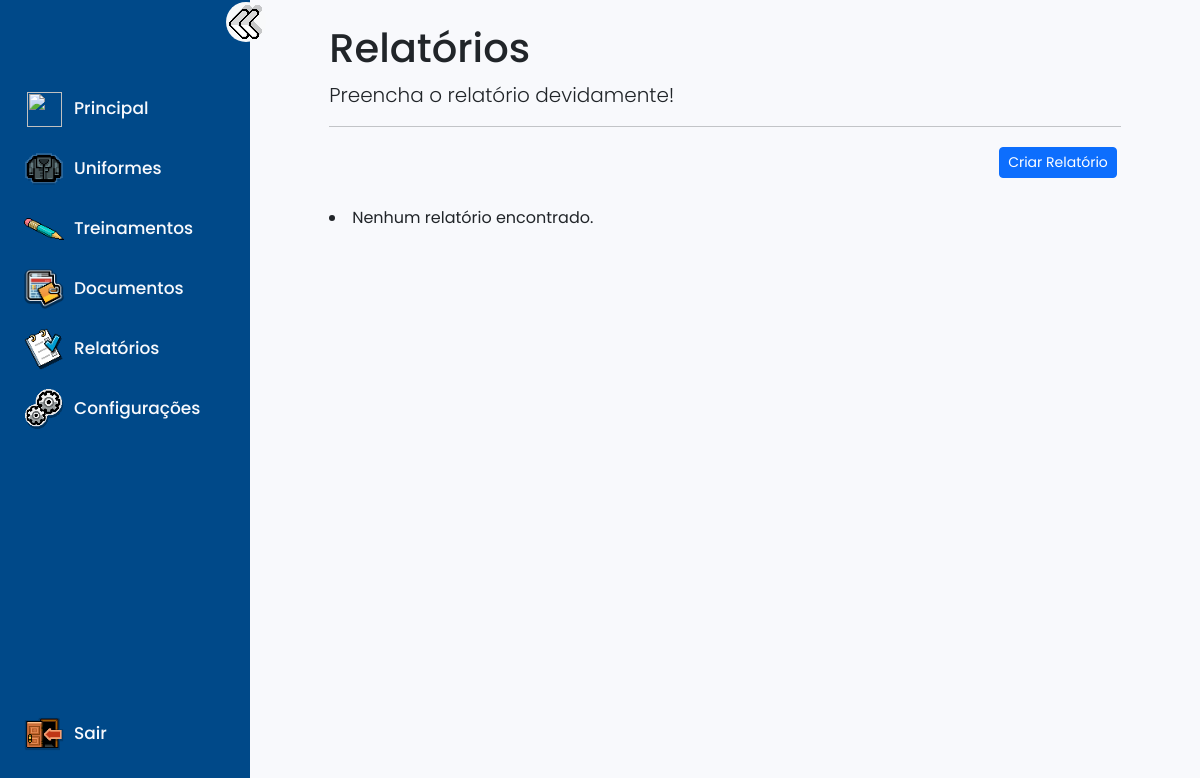
/paginas/relatórios/ (signed in), run on an earlier commit of the app's database.
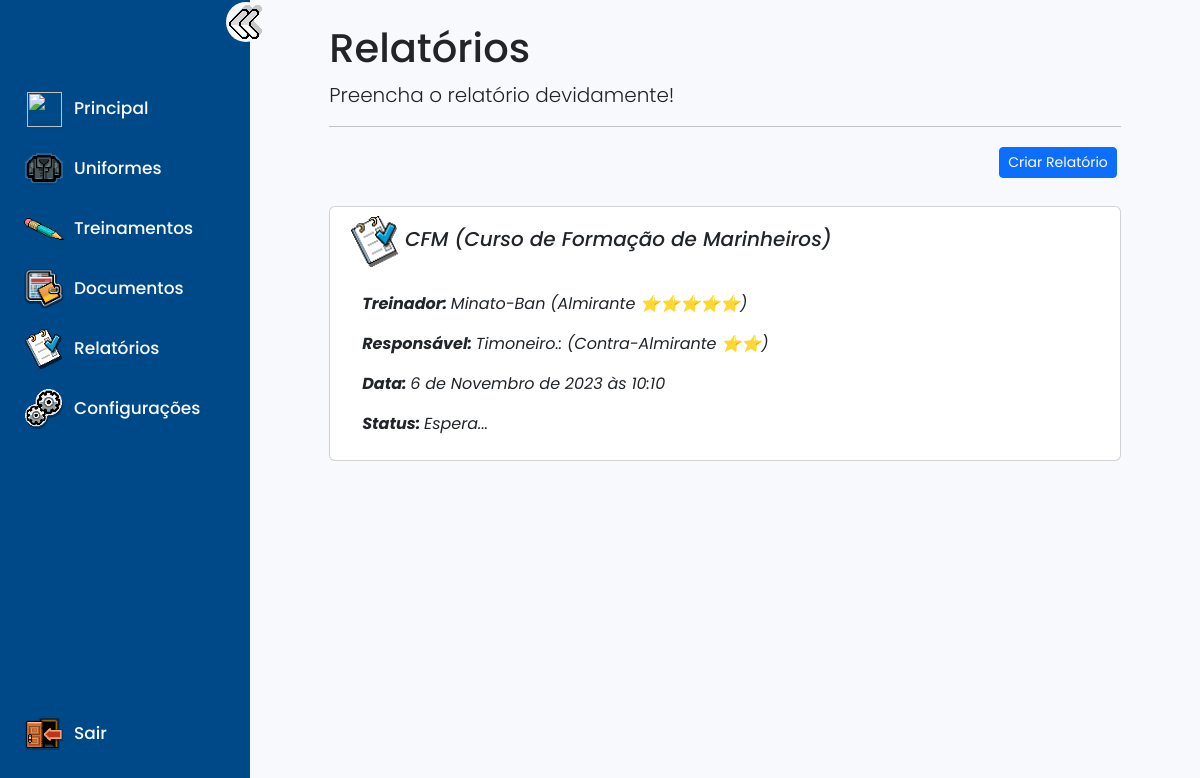
And on a later commit of the database.
### relatorios/models.py (models this page shows, shortened)
class Relatorios(models.Model):
    SALA = (
        ('CI', 'CI'),
        ('Sala [1]', 'Sala [1]'),
        ('Sala [2]', 'Sala [2]'),
    )
    STATUS = (
        ('Espera...', 'Espera...'),
        ('Aprovado', 'Aprovado'),
        ('Rejeitado', 'Rejeitado'),
    )
    treinamento = models.ForeignKey(Treinamentos, on_delete=models.CASCADE,related_name="treinamento", verbose_name=("Treinamento"), null=True)
    sala = models.CharField(choices=SALA, default='CI', max_length=50, null=True)
    responsavel = models.ForeignKey(CustomUser, on_delete=models.CASCADE,related_name="relatorios_responsavel", limit_choices_to={'groups__name': 'oficial'}, verbose_name=("Responsável pelo treinamento"), null=True)
    data1 = models.CharField(("Início"),max_length=50, null=True)
    treinador = models.ForeignKey(CustomUser, on_delete=models.CASCADE,related_name="relatorios_treinador", verbose_name=("Treinador"), null=True)
    aprovados = models.TextField(max_length=50, null=True)
    reprovados = models.TextField(max_length=50, null=True)
    data2 = models.CharField(("Fim"),max_length=50, null=True)
    observações = models.TextField(max_length=50, null=True)
    data_preenchimento = models.DateTimeField( blank=True)
    status = models.CharField(choices=STATUS,default='Espera...', max_length=50,blank=True, null=True)

### treinamentos/models.py (models this page shows)
class Treinamentos(models.Model):
    titulo = models.TextField(verbose_name='Título', null=True, blank=True)
    topico1 = models.TextField(verbose_name='Tópico-1', null=True, blank=True)
    texto1 = models.TextField(verbose_name='Texto-1', null=True, blank=True)
    topico2 = models.TextField(verbose_name='Tópico-2', null=True, blank=True)
    texto2 = models.TextField(verbose_name='Texto-2', null=True, blank=True)
    topico3 = models.TextField(verbose_name='Tópico-3', null=True, blank=True)
    texto3 = models.TextField(verbose_name='Texto-3', null=True, blank=True)
    topico4 = models.TextField(verbose_name='Tópico-4', null=True, blank=True)
    texto4 = models.TextField(verbose_name='Texto-4', null=True, blank=True)
    topico5 = models.TextField(verbose_name='Tópico-5', null=True, blank=True)
    texto5 = models.TextField(verbose_name='Texto-5', null=True, blank=True)
    topico6 = models.TextField(verbose_name='Tópico-6', null=True, blank=True)
    texto6 = models.TextField(verbose_name='Texto-6', null=True, blank=True)
    topico7 = models.TextField(verbose_name='Tópico-7', null=True, blank=True)
    texto7 = models.TextField(verbose_name='Texto-7', null=True, blank=True)
    def __str__(self):
        return '{}'.format(self.titulo)

### users/models.py (models this page shows)
class CustomUser(AbstractUser):
    PATENTES = (
        ('Marinheiro', 'Marinheiro'),
        ('Cabo', 'Cabo'),
        ('Aluno', 'Aluno'),
        ('3° Sargento', '3° Sargento'),
        ('2° Sargento', '2° Sargento'),
        ('1° Sargento', '1° Sargento'),
        ('SubOficial', 'SubOficial'),
        ('Cadete', 'Cadete'),
        ('Aspirante-a-Oficial', 'Aspirante-a-Oficial'),
        ('Guarda-Marinha', 'Guarda-Marinha'),
        ('Segundo-Tenente', 'Segundo-Tenente'),
        ('Primeiro-Tenente', 'Primeiro-Tenente'),
        ('Capitão-Tenente', 'Capitão-Tenente'),
        ('Capitão-de-Corveta', 'Capitão-de-Corveta'),
        ('Capitão-de-Fragata', 'Capitão-de-Fragata'),
        ('Capitão-de-Mar-e-Guerra ⭐', 'Capitão-de-Mar-e-Guerra ⭐'),
        ('Contra-Almirante ⭐⭐', 'Contra-Almirante ⭐⭐'),
        ('Vice-Almirante ⭐⭐⭐', 'Vice-Almirante ⭐⭐⭐'),
        ('Almirante-de-Esquadra ⭐⭐⭐⭐', 'Almirante-de-Esquadra ⭐⭐⭐⭐'),
        ('Almirante ⭐⭐⭐⭐⭐', 'Almirante ⭐⭐⭐⭐⭐'),
        ('Conselheiro', 'Conselheiro'),
    )
    STATUS = (
        ('Ativo','Ativo'),
        ('Demitido','Demitido'),
        ('Aposentado','Aposentado'),
    )
    patente = models.CharField(choices=PATENTES,max_length=50, null=True)
    status = models.CharField(choices=STATUS, max_length=50, null=True)
    datapromo = models.DateField(("Última Promoção"),default=timezone.now, null=True)
    responsavel = models.TextField(("Responsável pela promoção"), null=True)
    username = models.CharField(
        _('username'),
        max_length=150,
        unique=True,
        validators=[RegexValidator(
            regex=r'^[a-zA-Z0-9@_:.,-]+$',
            message=_('Enter a valid username. This value may contain only letters (uppercase and lowercase), numbers, @, :, -, and _ characters.'),
            code='invalid_username',
        )],
        help_text=_('150 characters or fewer. Letters (uppercase and lowercase), digits, @, :, -, and _ only.'),
    )
    def __str__(self):
        return f"{self.username} ({self.patente})"

### relatorios/views.py (called while the page is built)
    def get_context_data(self, **kwargs):
        context = super().get_context_data(**kwargs)
        context['relatorios'] = Relatorios.objects.filter(treinador=self.request.user).order_by('-data_preenchimento')
        return context

### arquivos/templates/relatorios.html
{% extends "templates/index.html" %}
{% load static %}
{% block main %}
<div class="col-xl-12 m-auto">
    <h1>Relatórios</h1>
    <p class="lead">Preencha o relatório devidamente!</p>
<hr>
    <div class="d-flex justify-content-end">
    <a class="btn btn-primary btn-sm m-1" title="Adicionar Procedimento" href="{% url 'cadastrarrelatorio' %}">Criar Relatório</a>
    </div>
    </div>
    <br>
{% for relatorio in relatorios %}
<div class="card col-xl-12 m-auto">
    <div class="container m-2">
        <div class="row">
            <i class='bx bx-home-alt icon'>
                <img width="50px" src="{% static "img/relatorioicon.png" %}" alt="">
                <span class="h5 card-title">{{ relatorio.treinamento }}</span>
                <div class="container">
                    <br>
                <p> <strong> Treinador: </strong>   {{relatorio.treinador}}</p>
                <p> <strong> Responsável: </strong>   {{relatorio.responsavel}}</p>
                <p> <strong> Data: </strong> {{relatorio.data_preenchimento}}</p>
                <p>
                    <strong> Status: </strong>
                    <span class="{% if relatorio.status == 'Em espera...' %}text-primary{% elif relatorio.status == 'Aprovado' %}text-success{% elif relatorio.status == 'Rejeitado' %}text-danger{% endif %}">
                        {{ relatorio.status }}
                    </span>
                </p>
                </div>
            </i>
        </div>
    </div>
</div>
<br>
{% empty %}
<li>Nenhum relatório encontrado.</li>
{% endfor %}
{% endblock main %}

What changed in the data, as far as the page shows it:
added Relatorios: treinamento "CFM (Curso de Formação de Marinheiros)", treinador "Minato-Ban (Almirante ⭐⭐⭐⭐⭐)", responsavel "Timoneiro.: (Contra-Almirante ⭐⭐)", data_preenchimento "6 de Novembro de 2023 às 10:10", status "Espera..."
Also different on the page:
text no longer shown: "Nenhum relatório encontrado."
